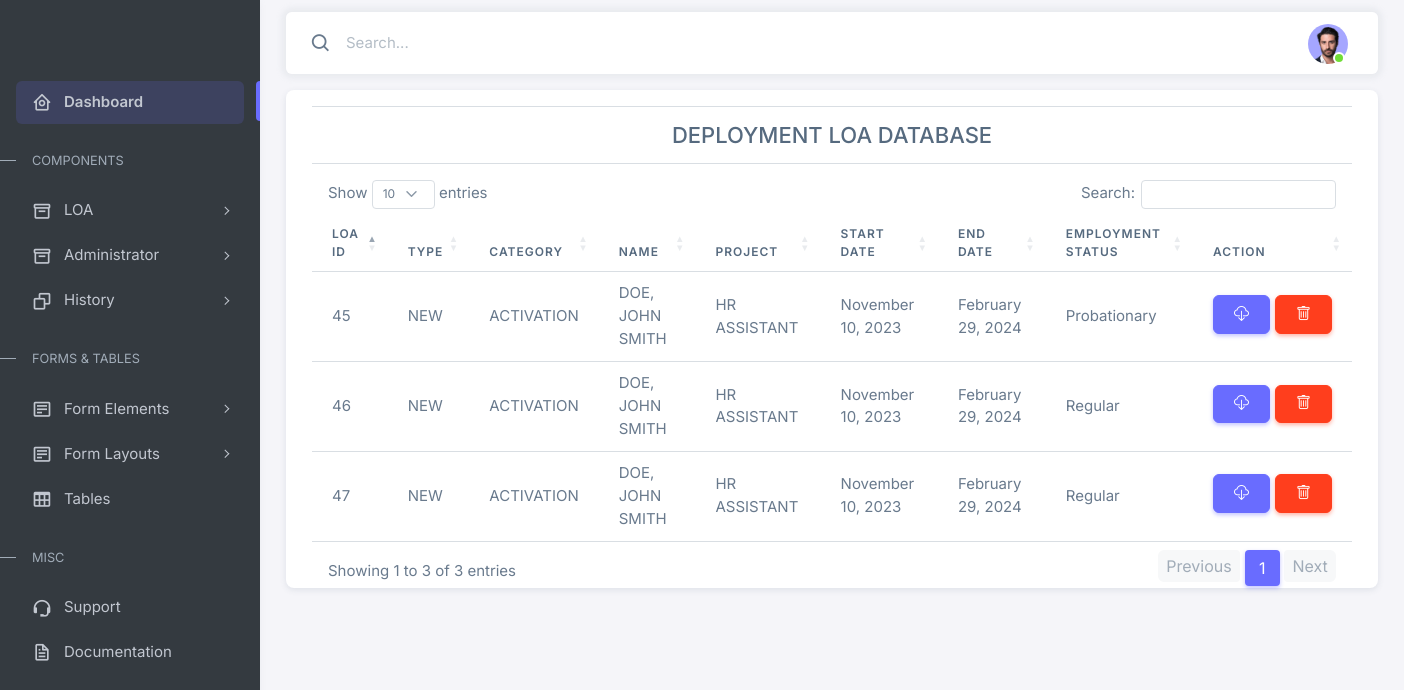
/admin/views/loa_history.php (signed in), run on an earlier commit of the app's database.
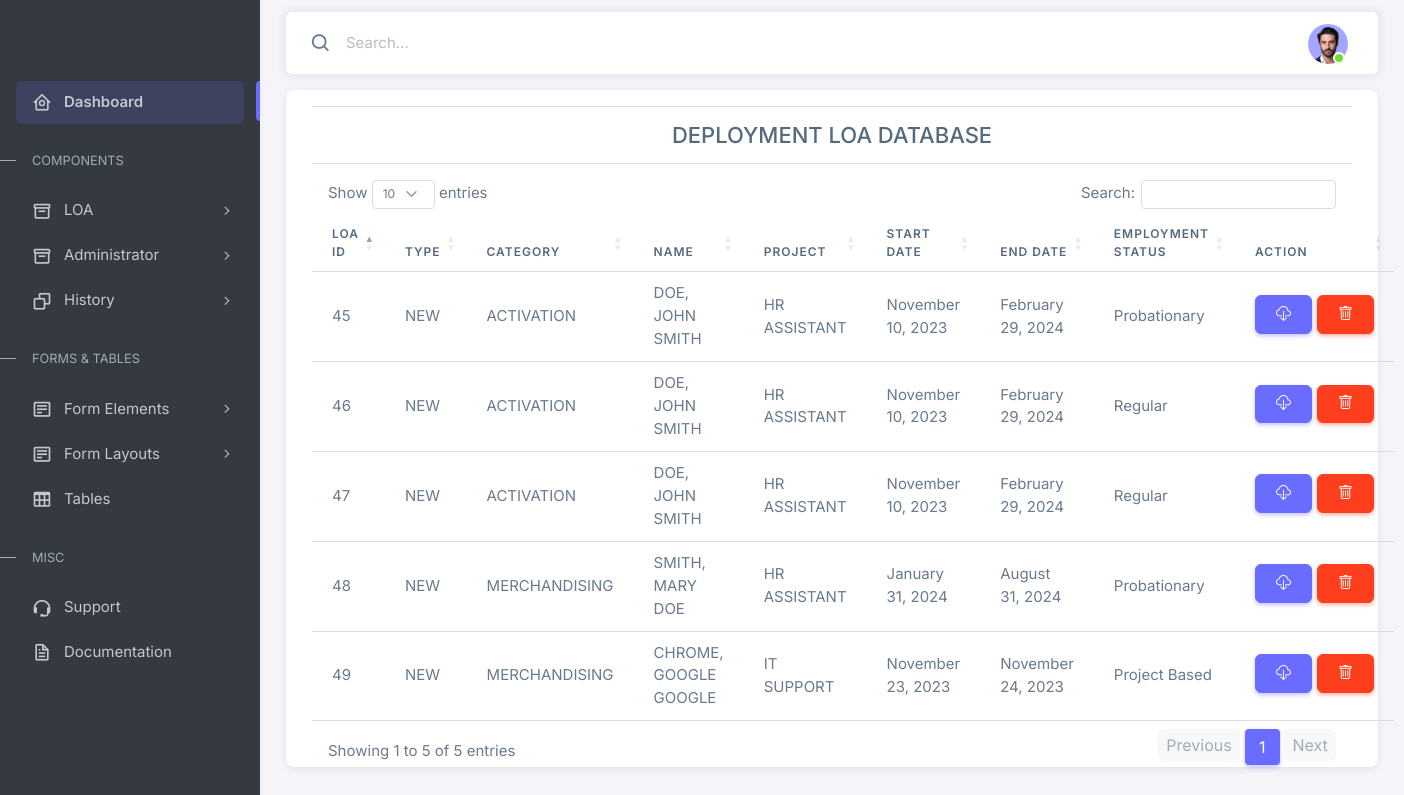
And on a later commit of the database.
### tables this page shows
CREATE TABLE `deployment_history` (
  `id` int(11) NOT NULL,
  `shortlist_title` varchar(255) DEFAULT NULL,
  `appno` int(11) DEFAULT NULL,
  `employee_name` varchar(255) NOT NULL,
  `date_shortlisted` varchar(255) DEFAULT NULL,
  `employee_id` int(11) DEFAULT NULL,
  `sss` varchar(255) DEFAULT NULL,
  `philhealth` varchar(255) DEFAULT NULL,
  `pagibig` varchar(255) DEFAULT NULL,
  `tin` varchar(255) DEFAULT NULL,
  `address` text,
  `contact_number` int(15) DEFAULT NULL,
  `loa_status` varchar(255) DEFAULT NULL,
  `type` varchar(255) DEFAULT NULL,
  `loa_start_date` varchar(255) DEFAULT NULL,
  `loa_end_date` varchar(255) DEFAULT NULL,
  `division` varchar(255) DEFAULT NULL,
  `category` varchar(255) DEFAULT NULL,
  `locator` varchar(255) DEFAULT NULL,
  `client_name` varchar(255) DEFAULT NULL,
  `place_assigned` varchar(255) DEFAULT NULL,
  `address_assigned` text,
  `channel` varchar(255) DEFAULT NULL,
  `department` varchar(255) DEFAULT NULL,
  `employment_status` varchar(255) DEFAULT NULL,
  `job_title` varchar(255) DEFAULT NULL,
  `loa_template` varchar(255) DEFAULT NULL,
  `201_remarks` text,
  `basic_salary` decimal(10,2) DEFAULT NULL,
  `ecola` decimal(10,2) DEFAULT NULL,
  `communication_allowance` decimal(10,2) DEFAULT '0.00',
  `transportation_allowance` decimal(10,2) DEFAULT '0.00',
  `internet_allowance` decimal(10,2) DEFAULT '0.00',
  `meal_allowance` decimal(10,2) DEFAULT '0.00',
  `outbase_meal` decimal(10,2) DEFAULT '0.00',
  `special_allowance` decimal(10,2) DEFAULT '0.00',
  `position_allowance` decimal(10,2) DEFAULT '0.00',
  `deployment_remarks` text,
  `no_of_days` int(11) DEFAULT NULL,
  `outlet` varchar(255) DEFAULT NULL,
  `supervisor` varchar(255) DEFAULT NULL,
  `field_supervisor` varchar(255) DEFAULT NULL,
  `field_designation` varchar(255) DEFAULT NULL,
  `deployment_personnel` varchar(255) DEFAULT NULL,
  `deployment_designation` varchar(255) DEFAULT NULL,
  `project_supervisor` varchar(255) DEFAULT NULL,
  `projectSupervisor_deployment` varchar(255) DEFAULT NULL,
  `head` varchar(255) DEFAULT NULL,
  `head_designation` varchar(255) DEFAULT NULL,
  `emp_id` int(11) DEFAULT NULL,
  `id_remarks` text,
  `clearance` varchar(255) DEFAULT NULL,
  `signed_loa` varchar(255) DEFAULT NULL,
  `date_created` timestamp NOT NULL DEFAULT CURRENT_TIMESTAMP,
  `date_updated` varchar(255) NOT NULL,
  `date_return` date DEFAULT NULL,
  `is_deleted` int(11) NOT NULL DEFAULT '0'
);

### admin/views/loa_history.php (the view, shortened to what the changed rows need)
<?php
include '../../connect.php';
if (isset($_SESSION['username'], $_SESSION['password'])) {
?>
    <!DOCTYPE html>
    <html lang="en">
    <head>
        <?php include '../components/header.php'; ?>
    </head>
    <body>
        <div class="layout-wrapper layout-content-navbar">
            <div class="layout-container">
                <?php include '../components/sidebar.php'; ?>
                <div class="layout-page">
                    <?php include '../components/navbar.php'; ?>
                    <div class="content-wrapper mt-3">
                        <div class="container">
                            <div class="card">
                                <div class="container">
                                    <hr>
                                    <div class="title justify-content-center align-items-center mx-auto text-center">
                                        <h4 class="fs-4">
                                            DEPLOYMENT LOA DATABASE
                                        </h4>
                                    </div>
                                    <hr>
                                    <table class="table" id="example">
                                        <thead>
                                            <tr>
                                                <th>LOA ID</th>
                                                <th>Type</th>
                                                <th>Category</th>
                                                <th>Name</th>
                                                <th>Project</th>
                                                <th>Start Date</th>
                                                <th>End Date</th>
                                                <th>Employment Status</th>
                                                <th>Action</th>
                                            </tr>
                                        </thead>
                                        <tbody>
                                            <?php
                                                $query = "SELECT * FROM deployment_history";
                                                $result = $link->query($query);
                                                while($row = $result->fetch_assoc()){
                                                    $start_date = $row['loa_start_date'];
                                                    $end_date = $row['loa_end_date'];
                                                    $dateObj = date_create_from_format('Y-m-d', $start_date);
                                                    $dateObj2 = date_create_from_format('Y-m-d', $end_date);
                                                    $formattedDate_start = date_format($dateObj, 'F j, Y');
                                                    $formattedDate_end = date_format($dateObj2, 'F j, Y');
                                            ?>
                                            <tr>
                                                <td><?php echo $row['id']?></td>
                                                <td><?php echo $row['type']?></td>
                                                <td><?php echo $row['category']?></td>
                                                <td><?php echo $row['employee_name']?></td>
                                                <td><?php echo $row['place_assigned']?></td>
                                                <td><?php echo $formattedDate_start?></td>
                                                <td><?php echo $formattedDate_end?></td>
                                                <td><?php echo $row['employment_status']?></td>
                                                <td>
                                                    <div class="contains">
                                                    <?php if($row['is_deleted'] === '0'){ ?>
                                                        <div class="columns">
                                                            <a href="download_loa_history.php?id=<?php echo $row['employee_id'] ?>" name="download_deploy" class="btn btn-primary" data-bs-toggle="tooltip" data-bs-placement="top" data-bs-title="Download LOA"><i class="bi bi-cloud-download"></i></a>
                                                        </div>
                                                        <div class="columns">
                                                            <button type="button" class="btn btn-danger deleteLOA_Btn btntooltips" title="Delete"><i class="bi bi-trash"></i></button>
                                                        </div>
                                                    <?php }?>
                                                    </div>
                                                </td>
                                            </tr>
                                            <?php }?>
                                        </tbody>
                                    </table>
                                </div>
                            </div>
                        </div>
                    </div>
                </div>
            </div>
        </div>
    </body>
    </html>
<?php
} else {
    $_SESSION['errorMessage'] = "Hacker ka 'no?";
    header("Location: ../../index.php");
    exit(0);
}
?>

What changed in the data, as far as the page shows it:
added deployment_history: id "48", type "NEW", category "MERCHANDISING", employee_name "SMITH, MARY DOE", place_assigned "HR ASSISTANT", loa_start_date "January 31, 2024", loa_end_date "August 31, 2024", employment_status "Probationary"
added deployment_history: id "49", type "NEW", category "MERCHANDISING", employee_name "CHROME, GOOGLE GOOGLE", place_assigned "IT SUPPORT", loa_start_date "November 23, 2023", loa_end_date "November 24, 2023", employment_status "Project Based"
Also different on the page:
text written by a page script: "Show entries Search: Showing 1 to 3 of 3 entries Previous 1 Next" → "Show entries Search: Showing 1 to 5 of 5 entries Previous 1 Next"
